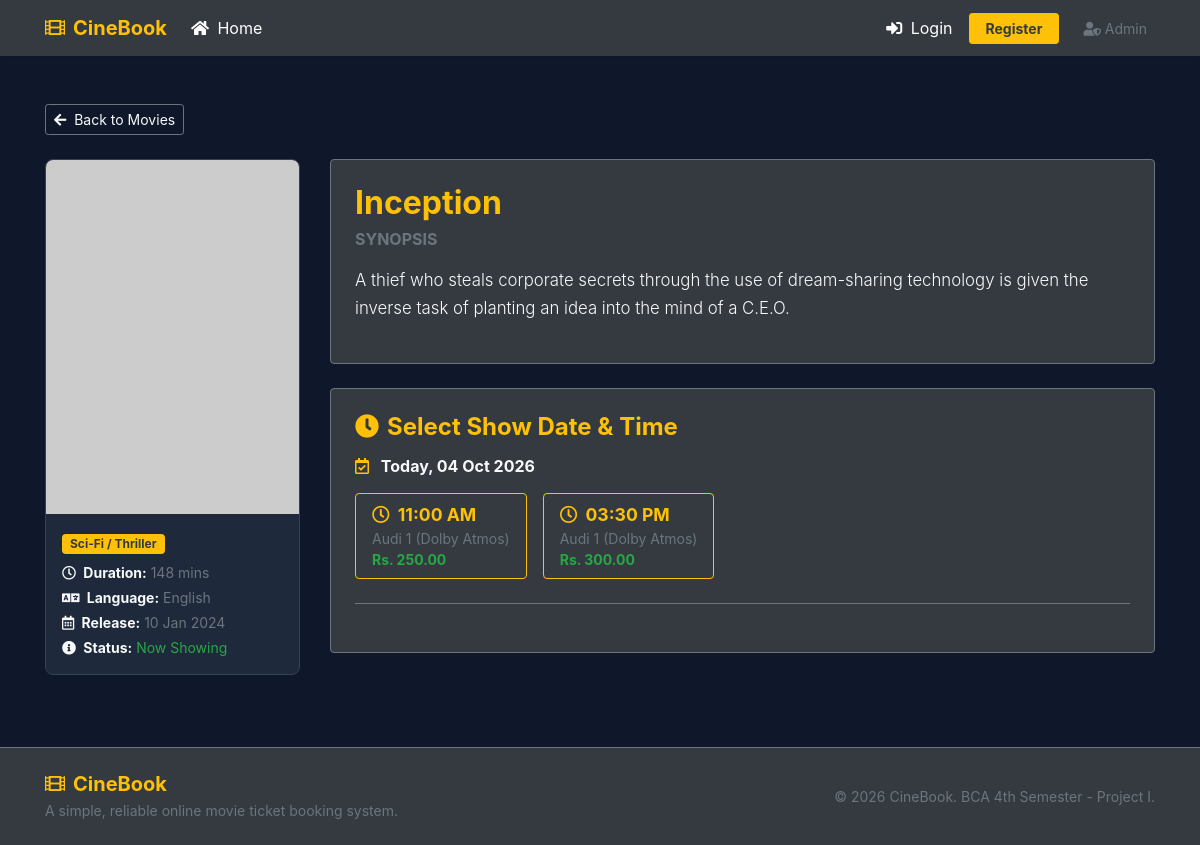
Page /movie-details.php?id=1 on the committed database.
### tables this page shows
CREATE TABLE IF NOT EXISTS `movies` (
    `id` INT AUTO_INCREMENT PRIMARY KEY,
    `title` VARCHAR(150) NOT NULL,
    `genre` VARCHAR(50) NOT NULL,
    `language` VARCHAR(50) NOT NULL,
    `duration` INT NOT NULL COMMENT 'Duration in minutes',
    `release_date` DATE NOT NULL,
    `poster` VARCHAR(255) DEFAULT 'default_poster.jpg',
    `description` TEXT NOT NULL,
    `status` ENUM('now_showing', 'coming_soon', 'ended') DEFAULT 'now_showing',
    `created_at` TIMESTAMP DEFAULT CURRENT_TIMESTAMP
);

CREATE TABLE IF NOT EXISTS `showtimes` (
    `id` INT AUTO_INCREMENT PRIMARY KEY,
    `movie_id` INT NOT NULL,
    `screen_id` INT NOT NULL,
    `show_date` DATE NOT NULL,
    `show_time` TIME NOT NULL,
    `ticket_price` DECIMAL(8,2) NOT NULL,
    `created_at` TIMESTAMP DEFAULT CURRENT_TIMESTAMP,
    FOREIGN KEY (`movie_id`) REFERENCES `movies`(`id`) ON DELETE CASCADE,
    FOREIGN KEY (`screen_id`) REFERENCES `screens`(`id`) ON DELETE CASCADE
);

CREATE TABLE IF NOT EXISTS `screens` (
    `id` INT AUTO_INCREMENT PRIMARY KEY,
    `name` VARCHAR(50) NOT NULL,
    `total_rows` INT NOT NULL DEFAULT 5 COMMENT 'Number of rows (A, B, C, etc.)',
    `total_columns` INT NOT NULL DEFAULT 8 COMMENT 'Seats per row (1, 2, 3, etc.)'
);

### movie-details.php (the view, shortened to what this page needs)
<?php
require_once 'config/db.php';
$movie_id = intval($_GET['id'] ?? 0);
$movie_sql = "SELECT * FROM movies WHERE id = ? LIMIT 1";
$stmt = mysqli_prepare($conn, $movie_sql);
mysqli_stmt_bind_param($stmt, "i", $movie_id);
mysqli_stmt_execute($stmt);
$movie_result = mysqli_stmt_get_result($stmt);
if (!$movie = mysqli_fetch_assoc($movie_result)) {
    mysqli_stmt_close($stmt);
    header("Location: index.php");
    exit;
}
$showtime_sql = "
    SELECT s.id AS showtime_id, s.show_date, s.show_time, s.ticket_price, sc.name AS screen_name
    FROM showtimes s
    JOIN screens sc ON s.screen_id = sc.id
    WHERE s.movie_id = ? AND s.show_date >= CURDATE()
    ORDER BY s.show_date ASC, s.show_time ASC
";
$stmt = mysqli_prepare($conn, $showtime_sql);
mysqli_stmt_bind_param($stmt, "i", $movie_id);
mysqli_stmt_execute($stmt);
$showtimes_result = mysqli_stmt_get_result($stmt);
$grouped_showtimes = [];
while ($row = mysqli_fetch_assoc($showtimes_result)) {
    $date_key = $row['show_date'];
    $grouped_showtimes[$date_key][] = $row;
}
$poster_path = 'uploads/posters/' . $movie['poster'];
$poster_url = (!empty($movie['poster']) && file_exists($poster_path))
    ? $poster_path
    : "https://placehold.co/400x560/1e293b/f8fafc?text=" . urlencode($movie['title']);
require_once 'includes/header.php';
?>
<div class="container my-4">
    <a href="index.php" class="btn btn-outline-secondary btn-sm mb-4 text-light">
        <i class="fas fa-arrow-left mr-1"></i> Back to Movies
    </a>
    <div class="row">
        <div class="col-md-4 col-lg-3 mb-4">
            <div class="movie-card">
                <div class="movie-poster-wrapper">
                    <img src="<?php echo htmlspecialchars($poster_url); ?>" alt="<?php echo htmlspecialchars($movie['title']); ?>">
                </div>
                <div class="p-3">
                    <span class="badge badge-warning text-dark font-weight-bold px-2 py-1 mb-2 d-inline-block">
                        <?php echo htmlspecialchars($movie['genre']); ?>
                    </span>
                    <ul class="list-unstyled text-muted small mb-0">
                        <li class="mb-1">
                            <strong class="text-light"><i class="far fa-clock mr-1"></i> Duration:</strong>
                            <?php echo (int)$movie['duration']; ?> mins
                        </li>
                        <li class="mb-1">
                            <strong class="text-light"><i class="fas fa-language mr-1"></i> Language:</strong>
                            <?php echo htmlspecialchars($movie['language']); ?>
                        </li>
                        <li class="mb-1">
                            <strong class="text-light"><i class="far fa-calendar-alt mr-1"></i> Release:</strong>
                            <?php echo date('d M Y', strtotime($movie['release_date'])); ?>
                        </li>
                        <li>
                            <strong class="text-light"><i class="fas fa-info-circle mr-1"></i> Status:</strong>
                            <span class="text-success text-capitalize"><?php echo str_replace('_', ' ', $movie['status']); ?></span>
                        </li>
                    </ul>
                </div>
            </div>
        </div>
        <div class="col-md-8 col-lg-9">
            <div class="bg-dark p-4 rounded border border-secondary mb-4 text-light">
                <h2 class="font-weight-bold text-warning mb-2"><?php echo htmlspecialchars($movie['title']); ?></h2>
                <h6 class="text-muted text-uppercase mb-3 font-weight-bold">Synopsis</h6>
                <p class="lead text-light" style="font-size: 1.05rem; line-height: 1.7;">
                    <?php echo nl2br(htmlspecialchars($movie['description'])); ?>
                </p>
            </div>
            <div class="bg-dark p-4 rounded border border-secondary text-light">
                <h4 class="font-weight-bold text-warning mb-3">
                    <i class="fas fa-clock mr-2"></i>Select Show Date & Time
                </h4>
                <?php if (!empty($grouped_showtimes)): ?>
                    <?php foreach ($grouped_showtimes as $date => $shows):
                        $is_today = ($date === date('Y-m-d'));
                        $date_label = $is_today ? 'Today, ' . date('d M Y', strtotime($date)) : date('l, d M Y', strtotime($date));
                    ?>
                        <div class="mb-4 pb-3 border-bottom border-secondary">
                            <h6 class="font-weight-bold text-light mb-3">
                                <i class="far fa-calendar-check text-warning mr-2"></i>
                                <?php echo htmlspecialchars($date_label); ?>
                            </h6>
                            <div class="d-flex flex-wrap">
                                <?php foreach ($shows as $s): ?>
                                    <a href="select-seats.php?showtime_id=<?php echo $s['showtime_id']; ?>"
                                       class="btn btn-outline-warning mr-3 mb-2 p-2 px-3 text-left">
                                        <div class="font-weight-bold" style="font-size: 1.1rem;">
                                            <i class="far fa-clock mr-1"></i>
                                            <?php echo date('h:i A', strtotime($s['show_time'])); ?>
                                        </div>
                                        <div class="small text-muted">
                                            <?php echo htmlspecialchars($s['screen_name']); ?>
                                        </div>
                                        <div class="small text-success font-weight-bold">
                                            Rs. <?php echo number_format($s['ticket_price'], 2); ?>
                                        </div>
                                    </a>
                                <?php endforeach; ?>
                            </div>
                        </div>
                    <?php endforeach; ?>
                <?php else: ?>
                    <div class="alert alert-secondary py-3 text-center mb-0">
                        <i class="fas fa-calendar-times mr-1"></i> No upcoming showtimes are scheduled for this movie yet. Please check back later!
                    </div>
                <?php endif; ?>
            </div>
        </div>
    </div>
</div>
<?php require_once 'includes/footer.php'; ?>

### css/style.css (style rules this page uses)
html, body { height: 100%; }
body { display: flex; flex-direction: column; min-height: 100vh; background-color: #0f172a; color: #e2e8f0; font-family: -apple-system, BlinkMacSystemFont, "Segoe UI", Roboto, "Helvetica Neue", Arial, sans-serif; }
.movie-card { background-color: #1e293b; border: 1px solid #334155; border-radius: 8px; overflow: hidden; transition: transform 0.2s ease, box-shadow 0.2s ease; }
.movie-poster-wrapper { position: relative; width: 100%; padding-top: 140%; background-color: #0b1120; overflow: hidden; }
.movie-poster-wrapper img { position: absolute; top: 0; left: 0; width: 100%; height: 100%; object-fit: cover; }

### rows in the picture
movies: genre "Sci-Fi / Thriller", duration "148", language "English", release_date "10 Jan 2024", status "Now Showing", title "Inception", description "A thief who steals corporate secrets through the use of dream-sharing technology is given the inverse task of planting an idea into the mind of a C.E.O."
showtimes: show_time "11:00 AM", screen.name "Audi 1 (Dolby Atmos)", ticket_price "250.00"
showtimes: show_time "03:30 PM", screen.name "Audi 1 (Dolby Atmos)", ticket_price "300.00"
